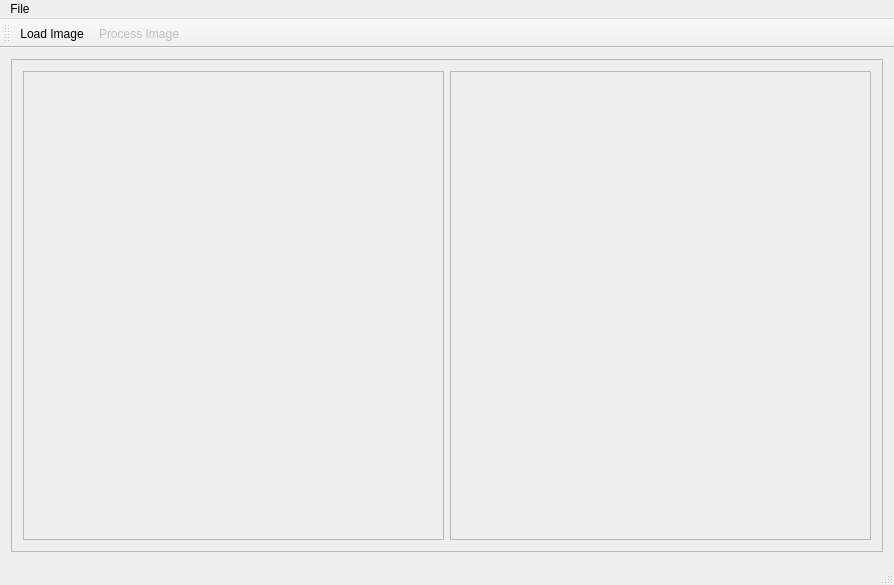
<?xml version="1.0" encoding="UTF-8"?>
<ui version="4.0">
 <class>MainWindow</class>
 <widget class="QMainWindow" name="MainWindow">
  <property name="geometry">
   <rect>
    <x>0</x>
    <y>0</y>
    <width>894</width>
    <height>585</height>
   </rect>
  </property>
  <property name="windowTitle">
   <string>Gaussian Blur</string>
  </property>
  <property name="documentMode">
   <bool>false</bool>
  </property>
  <widget class="QWidget" name="centralWidget">
   <layout class="QHBoxLayout" name="horizontalLayout_3">
    <item>
     <widget class="QScrollArea" name="scrollArea">
      <property name="widgetResizable">
       <bool>true</bool>
      </property>
      <widget class="QWidget" name="scrollAreaWidgetContents">
       <property name="geometry">
        <rect>
         <x>0</x>
         <y>0</y>
         <width>861</width>
         <height>486</height>
        </rect>
       </property>
       <layout class="QHBoxLayout" name="horizontalLayout_4">
        <item>
         <widget class="QLabel" name="imageLabel_3">
          <property name="sizePolicy">
           <sizepolicy hsizetype="Ignored" vsizetype="Ignored">
            <horstretch>0</horstretch>
            <verstretch>0</verstretch>
           </sizepolicy>
          </property>
          <property name="frameShape">
           <enum>QFrame::StyledPanel</enum>
          </property>
          <property name="text">
           <string/>
          </property>
          <property name="scaledContents">
           <bool>false</bool>
          </property>
          <property name="alignment">
           <set>Qt::AlignCenter</set>
          </property>
         </widget>
        </item>
        <item>
         <widget class="QLabel" name="blurLabel_3">
          <property name="sizePolicy">
           <sizepolicy hsizetype="Ignored" vsizetype="Ignored">
            <horstretch>0</horstretch>
            <verstretch>0</verstretch>
           </sizepolicy>
          </property>
          <property name="frameShape">
           <enum>QFrame::StyledPanel</enum>
          </property>
          <property name="frameShadow">
           <enum>QFrame::Plain</enum>
          </property>
          <property name="text">
           <string/>
          </property>
          <property name="scaledContents">
           <bool>false</bool>
          </property>
          <property name="alignment">
           <set>Qt::AlignCenter</set>
          </property>
         </widget>
        </item>
       </layout>
      </widget>
     </widget>
    </item>
    <item>
     <layout class="QHBoxLayout" name="horizontalLayout">
      <property name="sizeConstraint">
       <enum>QLayout::SetDefaultConstraint</enum>
      </property>
     </layout>
    </item>
   </layout>
  </widget>
  <widget class="QMenuBar" name="menuBar">
   <property name="geometry">
    <rect>
     <x>0</x>
     <y>0</y>
     <width>894</width>
     <height>26</height>
    </rect>
   </property>
   <widget class="QMenu" name="menuFile">
    <property name="title">
     <string>File</string>
    </property>
    <addaction name="actionLoad_Image"/>
    <addaction name="actionProcess_Image"/>
   </widget>
   <addaction name="menuFile"/>
  </widget>
  <widget class="QStatusBar" name="statusBar">
   <property name="sizeGripEnabled">
    <bool>true</bool>
   </property>
  </widget>
  <widget class="QToolBar" name="toolBar">
   <property name="windowTitle">
    <string>toolBar</string>
   </property>
   <attribute name="toolBarArea">
    <enum>TopToolBarArea</enum>
   </attribute>
   <attribute name="toolBarBreak">
    <bool>false</bool>
   </attribute>
   <addaction name="actionLoad_Image"/>
   <addaction name="actionProcess_Image"/>
  </widget>
  <action name="actionLoad_Image">
   <property name="text">
    <string>Load Image</string>
   </property>
  </action>
  <action name="actionProcess_Image">
   <property name="enabled">
    <bool>false</bool>
   </property>
   <property name="text">
    <string>Process Image</string>
   </property>
  </action>
 </widget>
 <layoutdefault spacing="6" margin="11"/>
 <resources/>
 <connections/>
</ui>
